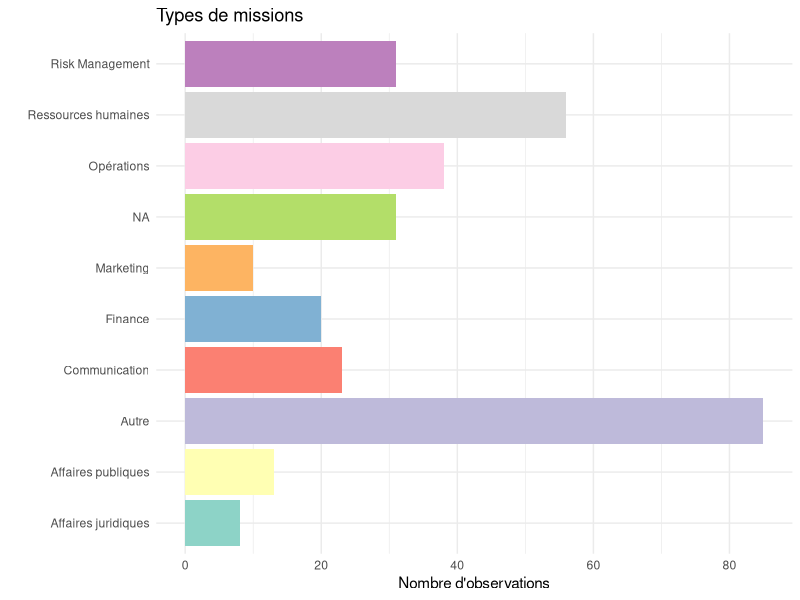
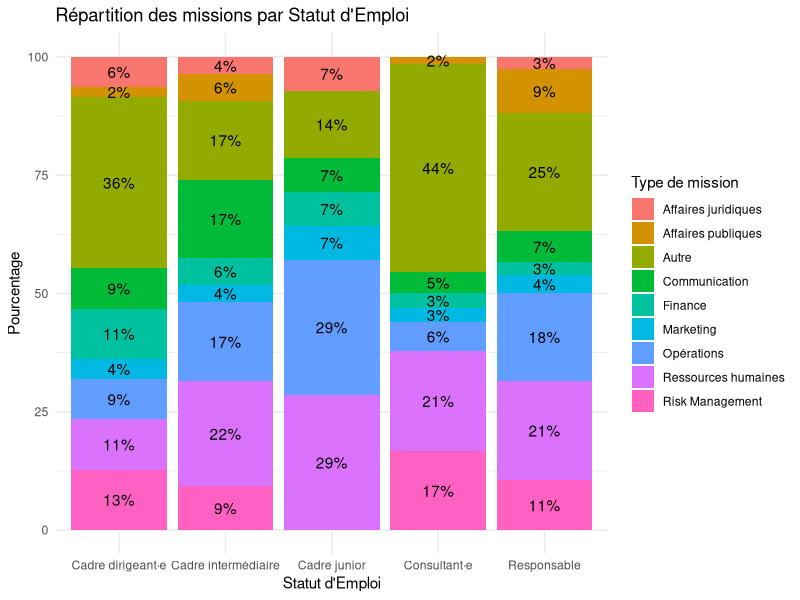
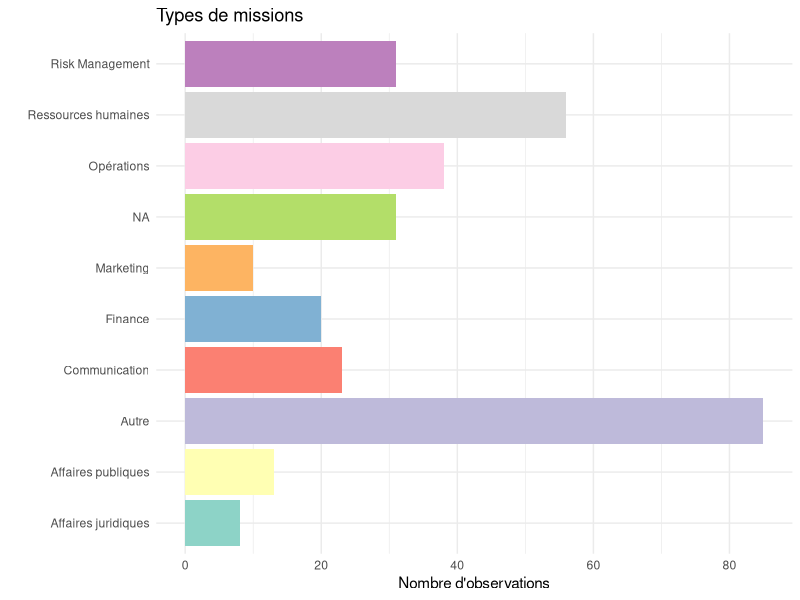
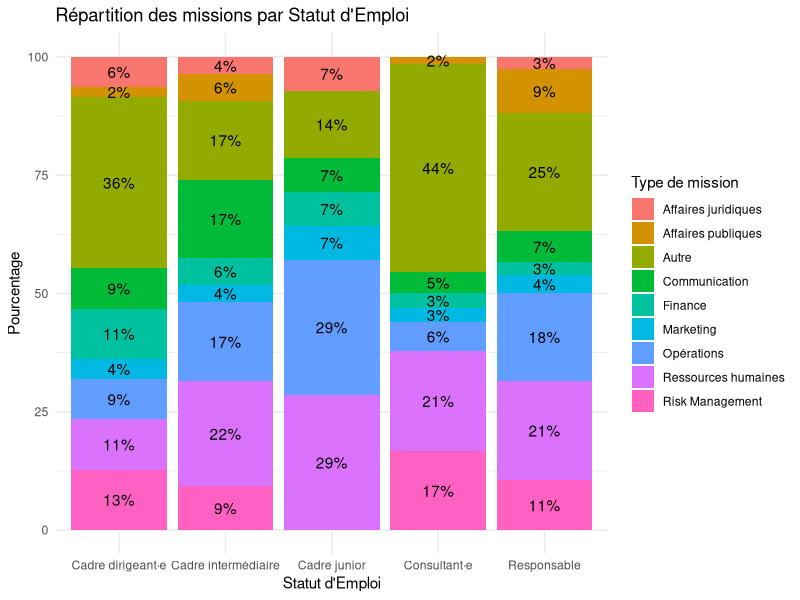

The R script that drew these images, in order: (Note: this script raises an error after producing the figures.)
data <- read.csv("data_assoquest_recoded_fmt.csv")

if(!require(dplyr)){
  install.packages("dplyr")
  library(dplyr)
}

if(!require(ggplot2)){
  install.packages("ggplot2")
  library(ggplot2)
}


#Afficher combien il y a de réponse manquante dans rse_miss
non_missing_count2 <- sum(is.na(data$Rse_miss))
print(non_missing_count2)


#Afficher combien il y a de réponses "autres" sur la question des missions
non_missing_count <- sum(!is.na(data$Rse_miss_other))
print(non_missing_count)



#Parmis les 116 réponses manquantes sur la question des missions, 85 ont répondu 
#dans la catégorie "autre"
print(non_missing_count2-non_missing_count)
#Il y a donc en réalité 31 valeurs manquantes sur la question globalement

#est ce que c'est possible de répondre une catégorie, et autre? 
filtered_data <- data %>%
  filter(!is.na(Rse_miss) & !is.na(Rse_miss_other)) %>%
print(filtered_data)
#Non, aucune ligne


#Mission RSE
data <- data %>%
  mutate(Rse_miss_other = ifelse(is.na(Rse_miss_other), "NA", "Autre"))

data <- data %>%  
    mutate(Rse_miss =ifelse(is.na(Rse_miss), "NA",Rse_miss))



data$Rse_miss_rec <- ifelse(
  data$Rse_miss != "NA",  # Condition : Rse_miss n'est pas vide
  data$Rse_miss,                             # Valeur si vrai
  data$Rse_miss_other                        # Valeur si faux
)

#on vérifie qu'on a bien 85 autres et 114 NA:
nombre_autre <- sum(data$Rse_miss_rec == "Autre", na.rm = TRUE)
print(nombre_autre)

nombre_autre <- sum(data$Rse_miss_rec == "NA", na.rm = TRUE)
print(nombre_autre)

valeurs_uniques <- unique(data$Rse_miss)
print(valeurs_uniques)


p<- ggplot(data, aes(x = Rse_miss_rec, fill=Rse_miss_rec)) +
  geom_bar() +
  labs(title = "Types de missions",
       x = "",
       y = "Nombre d'observations")+
  theme_minimal()+
  scale_fill_brewer(palette = "Set3")+
  theme(legend.position = "none")+
  coord_flip()

print(p)

ggsave(filename = "type_mission.png", plot = p, width = 8, height = 6)





#Tracer le même graphe, mais en fonction du niveau hérarchique

distribution <- data %>%
  filter(!is.na(Emp_statut_rec3))%>%
  filter(Rse_miss_rec!="NA") %>%
  group_by(Emp_statut_rec3, Rse_miss_rec) %>%
  summarise(count = n()) %>%
  mutate(percentage = count / sum(count) * 100) %>%
  ungroup()

p<-ggplot(distribution, aes(x = Emp_statut_rec3, y = percentage, fill = Rse_miss_rec)) +
  geom_bar(stat = "identity", position = "stack") +
  geom_text(aes(label = paste0(round(percentage), "%")), position = position_stack(vjust = 0.5)) +
  labs(title = "Répartition des missions par Statut d'Emploi",
       x = "Statut d'Emploi",
       y = "Pourcentage",
       fill = "Type de mission") +
  theme_minimal()

print(p)
ggsave(filename = "mission_hiérarchie.png", plot = p, width = 8, height = 6)



#Ok, maitenant on va s'intéresser à ce qu'il y a dans la variable Rse_miss_other
data <- read.csv("data_assoquest_recoded_fmt.csv")

#Avant traitement, on avait 116 données manquantes
missing_count <- sum(is.na(data$Rse_miss))
print(missing_count)


# Charger les packages nécessaires
library(stringr)
library(stringi)

# Création d'une fonction pour nettoyer les chaînes de caractères
clean_text <- function(text) {
  text %>%
    stri_trans_general("Latin-ASCII") %>%  # Enlever les accents
    str_to_lower()  # Convertir en minuscules
}

# Création d'une fonction pour mettre à jour la colonne Rse_miss
update_rse_miss <- function(df) {
  df <- df %>%
    mutate(Rse_miss_other_cleaned = clean_text(Rse_miss_other)) %>%  # Nettoyer les chaînes de caractères
    mutate(Rse_miss = case_when(
      str_detect(Rse_miss_other_cleaned, "strategi") ~ "Stratégie",
      str_detect(Rse_miss_other_cleaned, "transformation") ~ "Transformation",
      str_detect(Rse_miss_other_cleaned, "environnement|durable|energ|sustainability")~"Environnement",
      str_detect(Rse_miss_other_cleaned, "conseil|consult")~"Conseil",
      str_detect(Rse_miss_other_cleaned, "transvers|tous|toutes")~"Transverse",
      str_detect(Rse_miss_other_cleaned, "direct|responsable|adjointe")~"Direction",
      str_detect(Rse_miss_other_cleaned, "levee de fonds")~"Levée de fonds",
      str_detect(Rse_miss_other_cleaned, "philanthropie")~"Philanthropie",
      is.na(Rse_miss_other)~Rse_miss,
      TRUE ~ "Autre"
    )) %>%
    select(-Rse_miss_other_cleaned)  # Supprimer la colonne nettoyée temporaire
  return(df)
}

# Appliquer la fonction à votre base de données
data <- update_rse_miss(data)

unique_values <- unique(data$Rse_miss)
print(unique_values)


filtered_data <- data %>%
  filter(is.na(Rse_miss)) %>%
  filter(!is.na(Rse_miss_other))%>%
  select(Rse_miss_other)
# Afficher le résultat
print(filtered_data)

#On regarde combien on a de données manquantes maintenant
missing_count <- sum(is.na(data$Rse_miss))
print(missing_count)
#fin du traitement: on a 58 données manquantes

summary_table <- data %>%
  filter(!is.na(Rse_miss)) %>%  # Filtrer les valeurs non NA
  count(Rse_miss) %>%  # Compter les occurrences de chaque valeur unique
  arrange(desc(n))

# Afficher le résultat
print(summary_table)

write.table(summary_table, "Rse_miss.txt", sep = "\t", row.names = FALSE)

p<- ggplot(data, aes(x = Rse_miss, fill=Rse_miss)) +
  geom_bar() +
  labs(title = "Types de missions",
       x = "",
       y = "Nombre d'observations")+
  theme_minimal()+
  scale_fill_viridis(discrete = TRUE, option = "D") +
  theme(legend.position = "none")+
  coord_flip()

print(p)

install.packages("viridis")
library(viridis)


distribution <- data %>%
  filter(!is.na(Emp_statut_rec3))%>%
  filter(Rse_miss!="NA") %>%
  group_by(Emp_statut_rec3, Rse_miss) %>%
  summarise(count = n()) %>%
  mutate(percentage = count / sum(count) * 100) %>%
  ungroup()

p<-ggplot(distribution, aes(x = Emp_statut_rec3, y = percentage, fill = Rse_miss)) +
  geom_bar(stat = "identity", position = "stack") +
  geom_text(aes(label = paste0(round(percentage), "%")), position = position_stack(vjust = 0.5)) +
  labs(title = "Répartition des missions par Statut d'Emploi",
       x = "Statut d'Emploi",
       y = "Pourcentage",
       fill = "Type de mission") +
  theme_minimal()

print(p)
ggsave(filename = "mission_hiérarchie2.png", plot = p, width = 8, height = 6)


